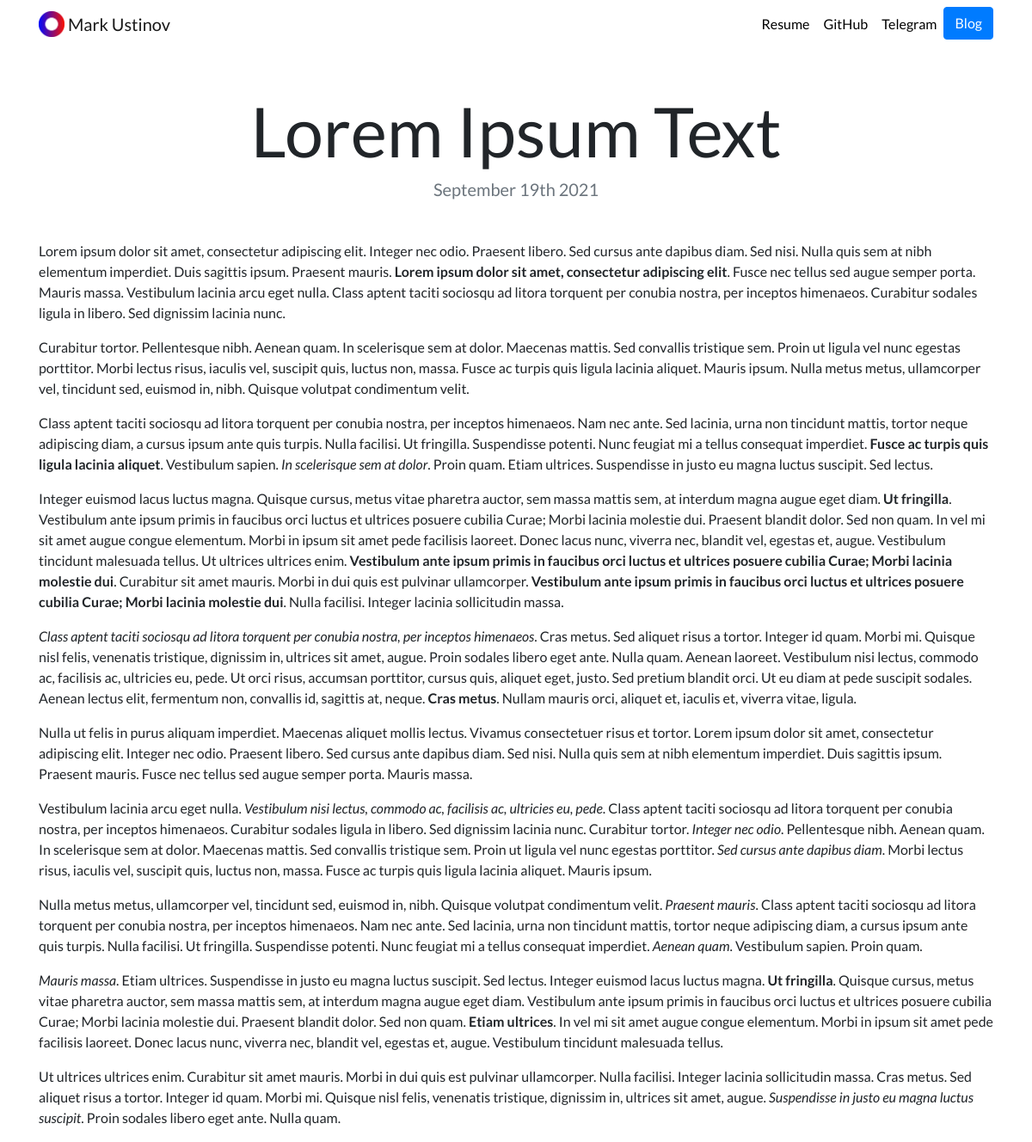
Page /blog/3 on the committed database.
### blog/models.py (models this page shows, shortened)
class Blog(models.Model):
    title = models.CharField(max_length=200)
    description = models.TextField()
    date = models.DateField()

### blog/views.py (the view)
# urls.py: path('<int:blog_id>',views.detail, name='detail'),
def detail(request, blog_id):
    blog = get_object_or_404(Blog, pk=blog_id)
    return render(request, 'blogs/detail.html', {'blog': blog})

### blog/templates/blogs/detail.html
{% extends "portfolio/base.html" %}
{% load static %}
{% block content %}
<h1 class="text-center mt-5" id="blogdetailtitle">{{ blog.title }}</h1>
<h5 class="text-center text-muted mb-5">{{ blog.date|date:'F jS Y' }}</h5>
{{ blog.description|safe }}
{% endblock %}

### portfolio/static/portfolio/custom.css (style rules this page uses)
body { font-family: 'Lato', sans-serif; }
@media (min-width: 992px) { #blogdetailtitle { font-size: 5rem; } }

### rows in the picture
Blog: title "Lorem Ipsum Text", date "September 19th 2021", description "Lorem ipsum dolor sit amet, consectetur adipiscing elit. Integer nec odio. Praesent libero. Sed cursus ante dapibus diam. Sed nisi. Nulla quis sem at nibh elementum imperdiet. Duis sagittis ipsum. Praesent mauris. Lorem ipsum dolor sit amet, consectetur adipiscing elit . Fusce nec tellus sed augue semper porta. Mauris massa. Vestibulum lacinia arcu eget nulla. Class aptent taciti sociosqu ad litora torquent per conubia nostra, per inceptos himenaeos. Curabitur sodales ligula in libero. Sed dignissim lacinia nunc. Curabitur tortor. Pellentesque nibh. Aenean quam. In scelerisque sem at dolor. Maecenas mattis. Sed convallis tristique sem. Proin ut ligula vel nunc egestas porttitor. Morbi…"
